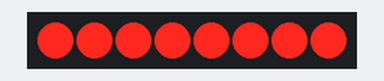
Recording of a sketch running on a simulated Arduino Uno, built with avr-gcc and run on an emulated ATmega328P. Parts: 8 shift-register outputs drawn as a row of LEDs (first output left, lit = HIGH). Wiring (inferred from the names in the program): shift register (74HC595): data pin 11; shift clock pin 12; latch pin 8. Wiring (inferred from the signals the program sends): row of LEDs: on Q0, Q1, Q2, Q3, Q4, Q5, Q6, Q7.

Above: at 0.53 s.
At 9.2 s:
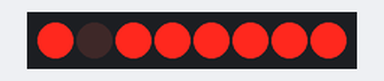
At 19.4 s:
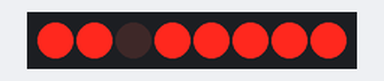
At 27.8 s:
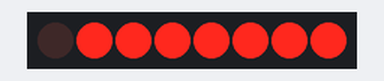
At 39.0 s:
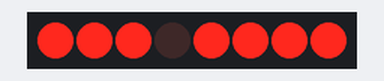
Timing chart, 0 to 40.0 s (numbered marks = the images above):
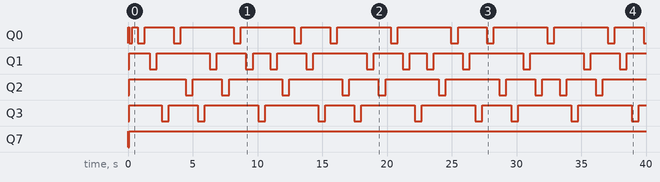

The sketch:

_4x4_matrix_test.ino
```cpp
//Pin connected to ST_CP of 74HC595
int latchPin = 8;
//Pin connected to SH_CP of 74HC595
int clockPin = 12;
////Pin connected to DS of 74HC595
int dataPin = 11;

int ledMap[] = {
B10000111,
B10001011,
B10001101,
B10001110,

B01000111,
B01001011,
B01001101,
B01001110,

B00100111,
B00101011,
B00101101,
B00101110,

B00010111,
B00011011,
B00011101,
B00011110,
};

void setup() {
  //set pins to output so you can control the shift register
  pinMode(latchPin, OUTPUT);
  pinMode(clockPin, OUTPUT);
  pinMode(dataPin, OUTPUT);
}

void loop() {
  // count from 0 to 255 and display the number
  // on the LEDs
  for (int i = 0; i < 16; i++) {
    // take the latchPin low so
    // the LEDs don't change while you're sending in bits:
    digitalWrite(latchPin, LOW);
    // shift out the bits:
    shiftOut(dataPin, clockPin, LSBFIRST, ledMap[i]);

    //take the latch pin high so the LEDs will light up:
    digitalWrite(latchPin, HIGH);
    // pause before next value:
    delay(5);
  }
}
```

Measured:
- by itself, Q1: LOW → HIGH at 0.08 s, → LOW 1.6 s later, → HIGH 0.54 s later, → LOW 4.1 s later, … (25 changes in this stretch)
- by itself, Q2: LOW → HIGH at 0.08 s, → LOW 4.4 s later, → HIGH 0.54 s later, → LOW 2.2 s later, … (21 changes in this stretch)
- by itself, Q3: repeats every 12.1 s: LOW 0.54 s, HIGH 2.2 s, 2 × (LOW 0.54 s, HIGH 4.1 s)
- by itself, Q7: LOW → HIGH at 0.00 s, → LOW 0.02 s later, → HIGH 0.06 s later
